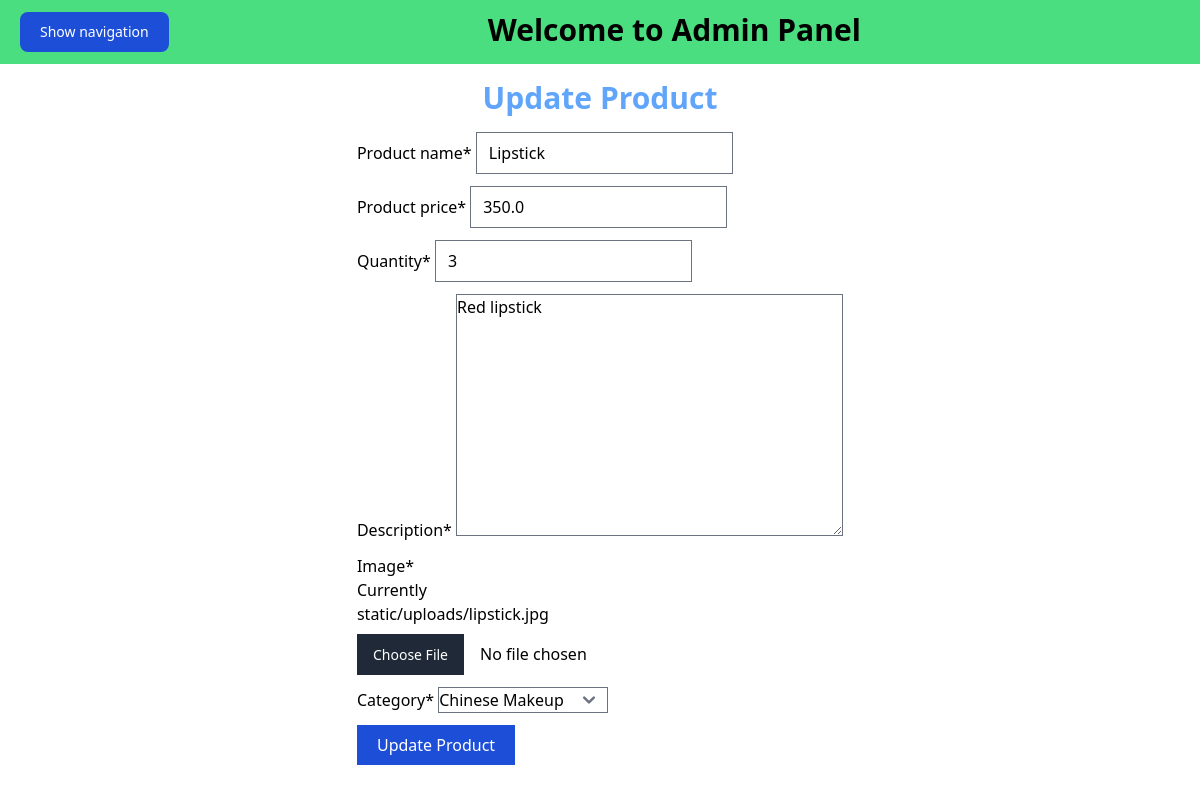
The app's page /product/updateproduct/1 (signed in) with its own data.
### product/models.py (models this page shows, shortened)
class Product(models.Model):
    product_name = models.CharField(max_length=100)#string
    product_price = models.FloatField()
    quantity = models.IntegerField()
    description = models.TextField()#textfield has no maximum length
    image = models.FileField(upload_to='static/uploads',null=True)
    category = models.ForeignKey(Category, on_delete= models.CASCADE, null=True)#to change field, we require null=True for migration

### user/auth.py (the view)
    def wrapper_function(request, *args, **kwargs):
        if request.user.is_staff:
            return view_function(request, *args, **kwargs)
        else:
            return redirect('/')

### product/forms.py
class ProductForm(ModelForm):
    class Meta:
        model = Product
        fields = '__all__'

### product/models.py (called while the page is built)
    def __str__(self):
        return self.category_name

### product/views.py (called while the page is built, shortened)
@admin_only
def updateproduct(request, product_id):
    instance = Product.objects.get(id=product_id)
    context = {
            "form": ProductForm(instance = instance)
        }
    return render(request, 'product/updateproduct.html', context)

### user/auth.py (called while the page is built)
def admin_only(view_function):
    def wrapper_function(request, *args, **kwargs):
        if request.user.is_staff:
            return view_function(request, *args, **kwargs)
        else:
            return redirect('/')
    return wrapper_function

### product/templates/product/updateproduct.html (shortened to what this page needs)
{% extends 'admins/index.html' %}
{% load static %}
{% load crispy_forms_tags %}
{% block admin_content %}
<div class="form-section">
  <h1 class="text-3xl text-blue-400 text-center font-bold my-4">Update Product</h1>
</div>
<div class="flex justify-center">
  <form action="" method="POST" enctype="multipart/form-data">
      {{ form | crispy }}
      <div class="mb-2">
          <input type="submit" value="Update Product" class="bg-blue-700 py-2 px-5 text-white">
      </div>
  </form>
</div>
{% endblock %}

### records on screen
Product: product_name "Lipstick", product_price "350.0", quantity "3", description "Red lipstick", category "Chinese Makeup"
